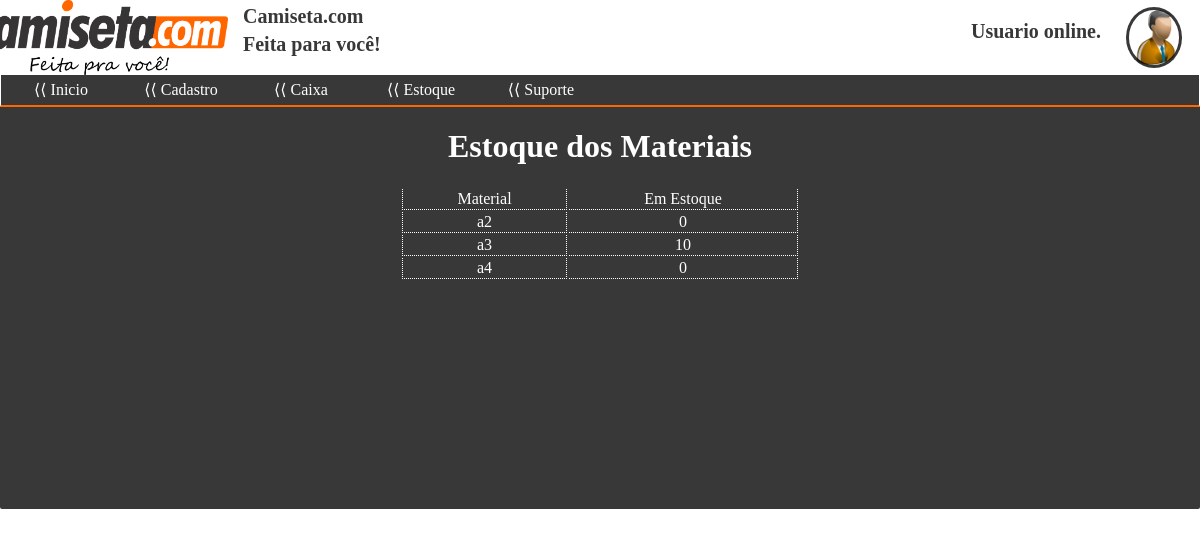
The app's page /estoque/estoque.php, older data.
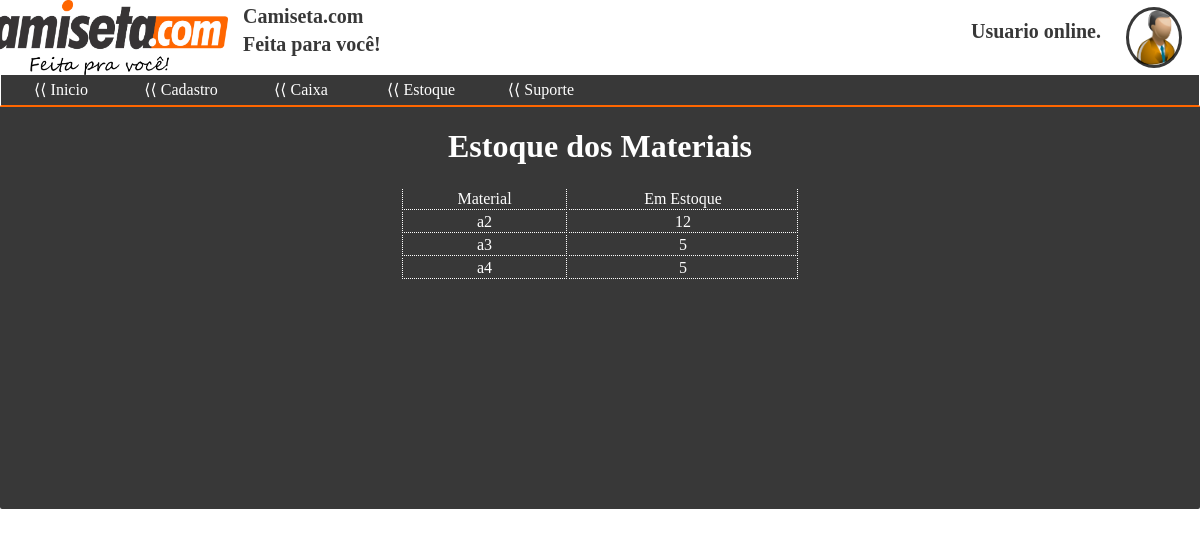
The same page, newer data.
### tables this page shows
CREATE TABLE `material` (
  `id` int(11) NOT NULL,
  `material` varchar(50) NOT NULL,
  `tipo` varchar(50) NOT NULL,
  `grupo` varchar(50) NOT NULL,
  `custo` varchar(50) NOT NULL,
  `estoque` int(11) NOT NULL
);

### estoque/estoque.php (the view)
<?php
	include '../include/header.php';
	include '../include/menu.php';
?>
<?php
	$sql_exibir_item = "SELECT * FROM material";
	$query_exibir_item = $PDO->prepare($sql_exibir_item);
	$query_exibir_item->execute();
	$rows_exibir_item = $query_exibir_item->fetch(PDO::FETCH_ASSOC);
?>
<h1>Estoque dos Materiais</h1>
<table class="estoque">
<tr>
<td style="border-left: 1px dotted #FFF;">Material</td>
<td>Em Estoque</td>
</tr>
<?php
	if($rows_exibir_item > 0):
		do{
?>
<tr>
<td style="border-left: 1px dotted #FFF;"><?=$rows_exibir_item['material'];?></td>
<td><?=$rows_exibir_item['estoque'];?></td>
</tr>
<?php
	}while($rows_exibir_item = $query_exibir_item->fetch(PDO::FETCH_ASSOC));
	endif;
?>
</table>
<?php
	include '../include/rodape.php';
?>

Row changes from the older to the newer data that the page shows:
changed material (number 1 of 3 on the later page): estoque "0" → "12"
changed material (number 2 of 3 on the later page): estoque "10" → "5"
changed material (number 3 of 3 on the later page): estoque "0" → "5"
